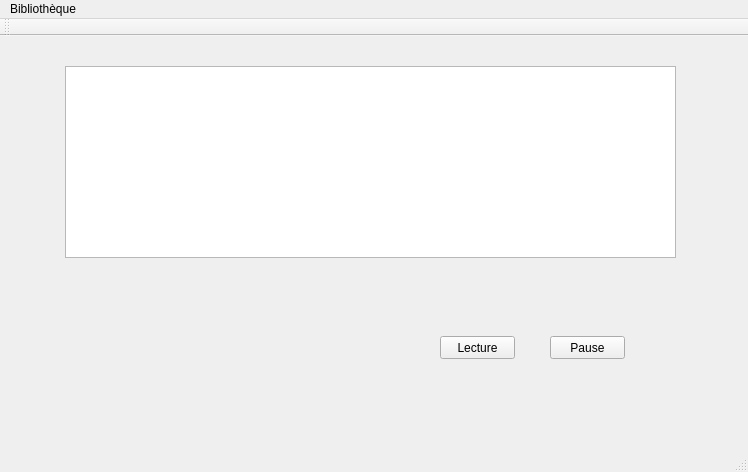
<?xml version="1.0" encoding="UTF-8"?>
<ui version="4.0">
 <class>MainWindow</class>
 <widget class="QMainWindow" name="MainWindow">
  <property name="geometry">
   <rect>
    <x>0</x>
    <y>0</y>
    <width>748</width>
    <height>472</height>
   </rect>
  </property>
  <property name="windowTitle">
   <string>MainWindow</string>
  </property>
  <widget class="QWidget" name="centralWidget">
   <widget class="QPushButton" name="pause_btn">
    <property name="geometry">
     <rect>
      <x>550</x>
      <y>300</y>
      <width>75</width>
      <height>23</height>
     </rect>
    </property>
    <property name="text">
     <string>Pause</string>
    </property>
   </widget>
   <widget class="QPushButton" name="play_btn">
    <property name="geometry">
     <rect>
      <x>440</x>
      <y>300</y>
      <width>75</width>
      <height>23</height>
     </rect>
    </property>
    <property name="text">
     <string>Lecture</string>
    </property>
   </widget>
   <widget class="QLabel" name="lecturEncours_lbl">
    <property name="geometry">
     <rect>
      <x>130</x>
      <y>300</y>
      <width>46</width>
      <height>13</height>
     </rect>
    </property>
    <property name="text">
     <string/>
    </property>
   </widget>
   <widget class="QListWidget" name="listWidget">
    <property name="geometry">
     <rect>
      <x>65</x>
      <y>30</y>
      <width>611</width>
      <height>192</height>
     </rect>
    </property>
   </widget>
  </widget>
  <widget class="QMenuBar" name="menuBar">
   <property name="geometry">
    <rect>
     <x>0</x>
     <y>0</y>
     <width>748</width>
     <height>21</height>
    </rect>
   </property>
   <widget class="QMenu" name="menuBiblioth_que">
    <property name="title">
     <string>Bibliothèque</string>
    </property>
   </widget>
   <addaction name="menuBiblioth_que"/>
  </widget>
  <widget class="QToolBar" name="mainToolBar">
   <attribute name="toolBarArea">
    <enum>TopToolBarArea</enum>
   </attribute>
   <attribute name="toolBarBreak">
    <bool>false</bool>
   </attribute>
  </widget>
  <widget class="QStatusBar" name="statusBar"/>
 </widget>
 <layoutdefault spacing="6" margin="11"/>
 <resources/>
 <connections/>
</ui>
